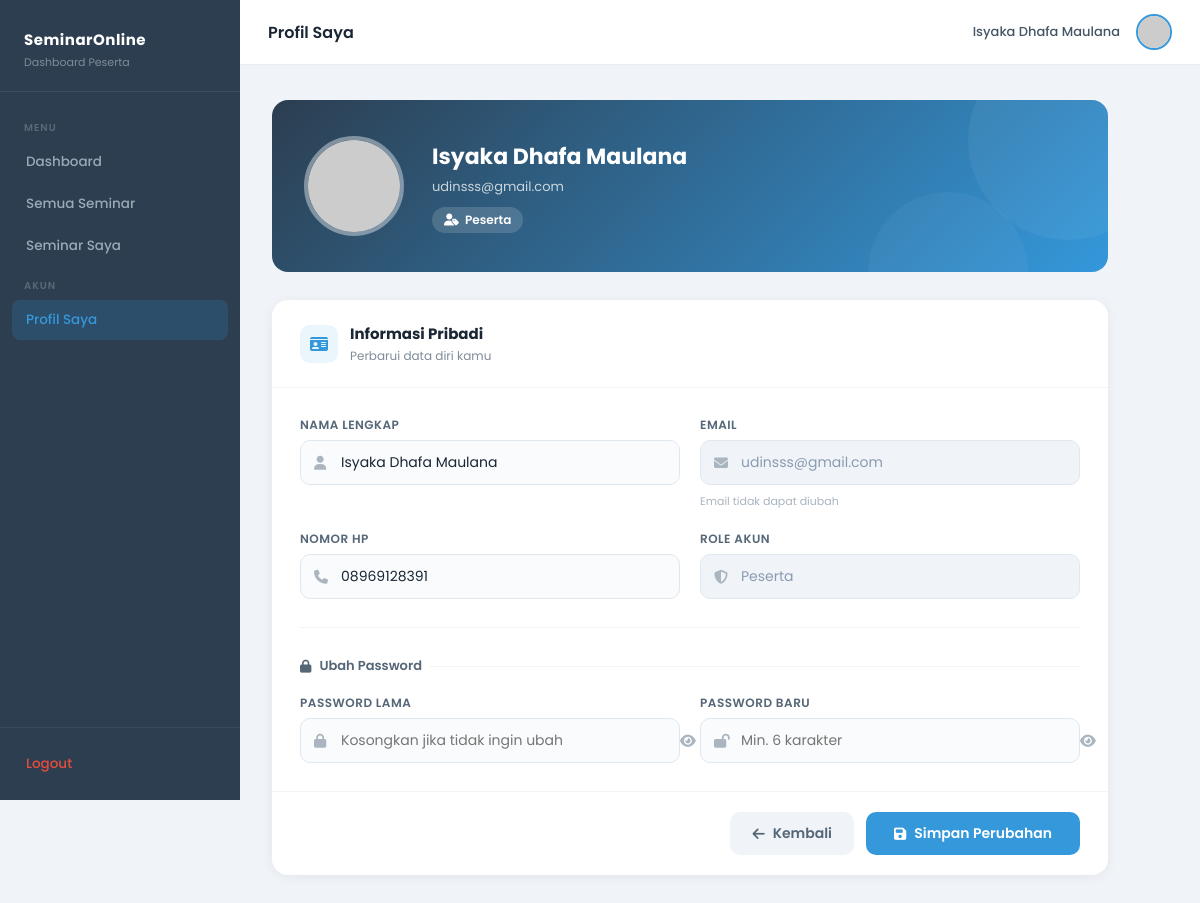
Page /profil_peserta.php (signed in) on the committed database.
### tables this page shows
CREATE TABLE `users` (
  `id` int(11) NOT NULL,
  `nama` varchar(100) NOT NULL,
  `email` varchar(100) NOT NULL,
  `password` varchar(255) NOT NULL,
  `role` enum('admin','eo','klien','narasumber','peserta') NOT NULL,
  `no_hp` varchar(20) NOT NULL,
  `foto_profil` varchar(255) NOT NULL,
  `created_at` timestamp NOT NULL DEFAULT current_timestamp()
);

### profil_peserta.php (the view, shortened to what this page needs)
<?php
include "config.php";
$peserta_id = $_SESSION['id'];
$user_q = mysqli_query($conn, "SELECT * FROM users WHERE id = $peserta_id");
$user = mysqli_fetch_assoc($user_q);
?>
<!DOCTYPE html>
<html lang="id">
<head>
    <link rel="stylesheet" href="https://cdnjs.cloudflare.com/ajax/libs/font-awesome/6.4.0/css/all.min.css">
</head>
<body>
    <div class="sidebar" id="sidebar">
        <div class="sidebar-brand">
            <h3>SeminarOnline</h3>
            <p>Dashboard Peserta</p>
        </div>
        <nav class="sidebar-nav">
            <div class="nav-label">Menu</div>
            <a href="dashboardpeserta.php">Dashboard</a>
            <a href="semua_seminar.php">Semua Seminar</a>
            <a href="jelajahi_seminar.php">Seminar Saya</a>
            <div class="nav-label">Akun</div>
            <a href="profil_peserta.php" class="active">Profil Saya</a>
        </nav>
        <div class="sidebar-footer">
            <a href="logout.php">Logout</a>
        </div>
    </div>
    <header class="topbar">
        <div class="topbar-left">
            <span class="topbar-title">Profil Saya</span>
        </div>
        <div class="topbar-right">
            <span class="topbar-name"><?= htmlspecialchars($user['nama']) ?></span>
            <div class="topbar-avatar">
                <?php if (!empty($user['foto_profil'])): ?>
                    <img src="upload/foto_profil/<?= htmlspecialchars($user['foto_profil']) ?>" alt="foto">
                <?php else: ?>
                    <img src="https://ui-avatars.com/api/?name=<?= urlencode($user['nama']) ?>&background=3498db&color=fff"
                        alt="avatar">
                <?php endif; ?>
            </div>
        </div>
    </header>
    <main class="main">
        <div class="page-inner">
            <div class="profile-header">
                <div class="avatar-wrap">
                    <?php if (!empty($user['foto_profil'])): ?>
                        <img src="upload/foto_profil/<?= htmlspecialchars($user['foto_profil']) ?>" alt="foto"
                            id="headerAvatar">
                    <?php else: ?>
                        <img src="https://ui-avatars.com/api/?name=<?= urlencode($user['nama']) ?>&background=3498db&color=fff&size=200"
                            alt="avatar" id="headerAvatar">
                    <?php endif; ?>
                </div>
                <div class="profile-info">
                    <h2><?= htmlspecialchars($user['nama']) ?></h2>
                    <p><?= htmlspecialchars($user['email']) ?></p>
                    <div class="profile-badge">
                        <i class="fas fa-user-tag"></i>
                        <?= htmlspecialchars($user['role']) ?>
                    </div>
                </div>
            </div>
            <form method="POST" action="update_profil.php" enctype="multipart/form-data" id="profileForm">
                <div class="form-card">
                    <div class="form-card-header">
                        <div class="icon-wrap"><i class="fas fa-id-card"></i></div>
                        <div>
                            <h3>Informasi Pribadi</h3>
                            <p>Perbarui data diri kamu</p>
                        </div>
                    </div>
                    <div class="form-body">
                        <div class="form-grid">
                            <div class="form-group">
                                <label>Nama Lengkap</label>
                                <div class="input-wrap">
                                    <i class="fas fa-user"></i>
                                    <input type="text" name="nama" value="<?= htmlspecialchars($user['nama']) ?>"
                                        required placeholder="Nama lengkap">
                                </div>
                            </div>
                            <div class="form-group">
                                <label>Email</label>
                                <div class="input-wrap">
                                    <i class="fas fa-envelope"></i>
                                    <input type="email" value="<?= htmlspecialchars($user['email']) ?>" readonly>
                                </div>
                                <span class="form-hint">Email tidak dapat diubah</span>
                            </div>
                            <div class="form-group">
                                <label>Nomor HP</label>
                                <div class="input-wrap">
                                    <i class="fas fa-phone"></i>
                                    <input type="text" name="no_hp" value="<?= htmlspecialchars($user['no_hp']) ?>"
                                        placeholder="08xxxxxxxxxx">
                                </div>
                            </div>
                            <div class="form-group">
                                <label>Role Akun</label>
                                <div class="input-wrap">
                                    <i class="fas fa-shield-halved"></i>
                                    <input type="text" value="<?= ucfirst($user['role']) ?>" readonly>
                                </div>
                            </div>
                        </div>
                        <hr class="section-divider">
                        <div class="section-sub"><i class="fas fa-lock"></i> Ubah Password</div>
                        <div class="form-grid">
                            <div class="form-group">
                                <label>Password Lama</label>
                                <div class="input-wrap">
                                    <i class="fas fa-lock"></i>
                                    <input type="password" name="password_lama" id="pw_lama"
                                        placeholder="Kosongkan jika tidak ingin ubah">
                                    <button type="button" class="toggle-pw" onclick="togglePw('pw_lama',this)">
                                        <i class="fas fa-eye"></i>
                                    </button>
                                </div>
                            </div>
                            <div class="form-group">
                                <label>Password Baru</label>
                                <div class="input-wrap">
                                    <i class="fas fa-lock-open"></i>
                                    <input type="password" name="password_baru" id="pw_baru"
                                        placeholder="Min. 6 karakter">
                                    <button type="button" class="toggle-pw" onclick="togglePw('pw_baru',this)">
                                        <i class="fas fa-eye"></i>
                                    </button>
                                </div>
                            </div>
                        </div>
                    </div>
                    <div class="form-actions">
                        <a href="dashboardpeserta.php" class="btn-cancel">
                            <i class="fas fa-arrow-left"></i> Kembali
                        </a>
                        <button type="submit" class="btn-save">
                            <i class="fas fa-floppy-disk"></i> Simpan Perubahan
                        </button>
                    </div>
                </div>
            </form>
        </div>
    </main>
</body>
</html>

### rows in the picture
users: nama "Isyaka Dhafa Maulana", email "udinsss@gmail.com", role "Peserta", no_hp "08969128391"
